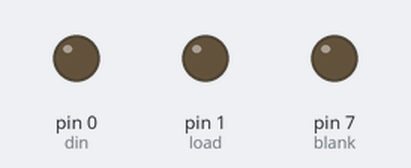
The sketch below on a simulated Arduino Uno, built with avr-gcc and run on an emulated ATmega328P. Shown: output pins drawn as LEDs (lit = HIGH). Pins used as bus, display or sensor lines are not drawn. At 5.4 s the program stops and its outputs stay as they are.

Above: at 0.1 s.
Timing chart, 0 to 6.9 s (numbered marks = the images above):
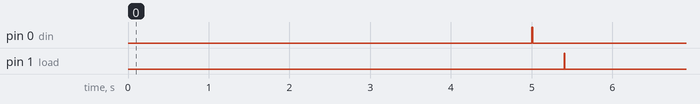

The sketch:

max6921.ino
```cpp
//quick vfd tube driver test
// MAX6921
// datasheet: http://datasheets.maximintegrated.com/en/ds/MAX6921-MAX6931.pdf

int clk = 2;
int load = 1;
int din = 0;
int led = 13;
int blank = 7;

void setup() {
  pinMode(din, OUTPUT);
  pinMode(load, OUTPUT);
  pinMode(clk, OUTPUT);

  pinMode(blank, OUTPUT);
  digitalWrite(blank, LOW);

  digitalWrite(clk, LOW);
  digitalWrite(load, LOW);
  digitalWrite(din, LOW);
}

// the loop routine runs over and over again forever:
void loop() {

  // toggle LED to mark start
  digitalWrite(led, HIGH);
  delay(500);
  digitalWrite(led, LOW);
  delay(500);
  digitalWrite(led, HIGH);
  delay(500);
  digitalWrite(led, LOW);
  delay(500);

  // wait 3 seconds for setting up logic analyzer
  delay(3000);

 // write OUT19 with first clock signal
    digitalWrite(din, HIGH);
    delay(10);
    digitalWrite(clk, HIGH);
    delay(5);
 // turn off the other OUTs
    digitalWrite(din, LOW);
    delay(5);

 // clock 0 to other loads
    for(int i=0;i<19;i++) {
     digitalWrite(clk, LOW);
     delay(10);
     digitalWrite(clk, HIGH);
     delay(10);
    }
    digitalWrite(clk, LOW);

  // load the changes
    digitalWrite(load, HIGH);
    delay(10);
    digitalWrite(load, LOW);

    digitalWrite(din, LOW);

  // do nothing more
  for(;;) {};

}
```

Measured:
- by itself, pin 0 (din): LOW → HIGH at 5.0 s, → LOW 0.02 s later
- by itself, pin 1 (load): LOW → HIGH at 5.4 s, → LOW 0.01 s later
